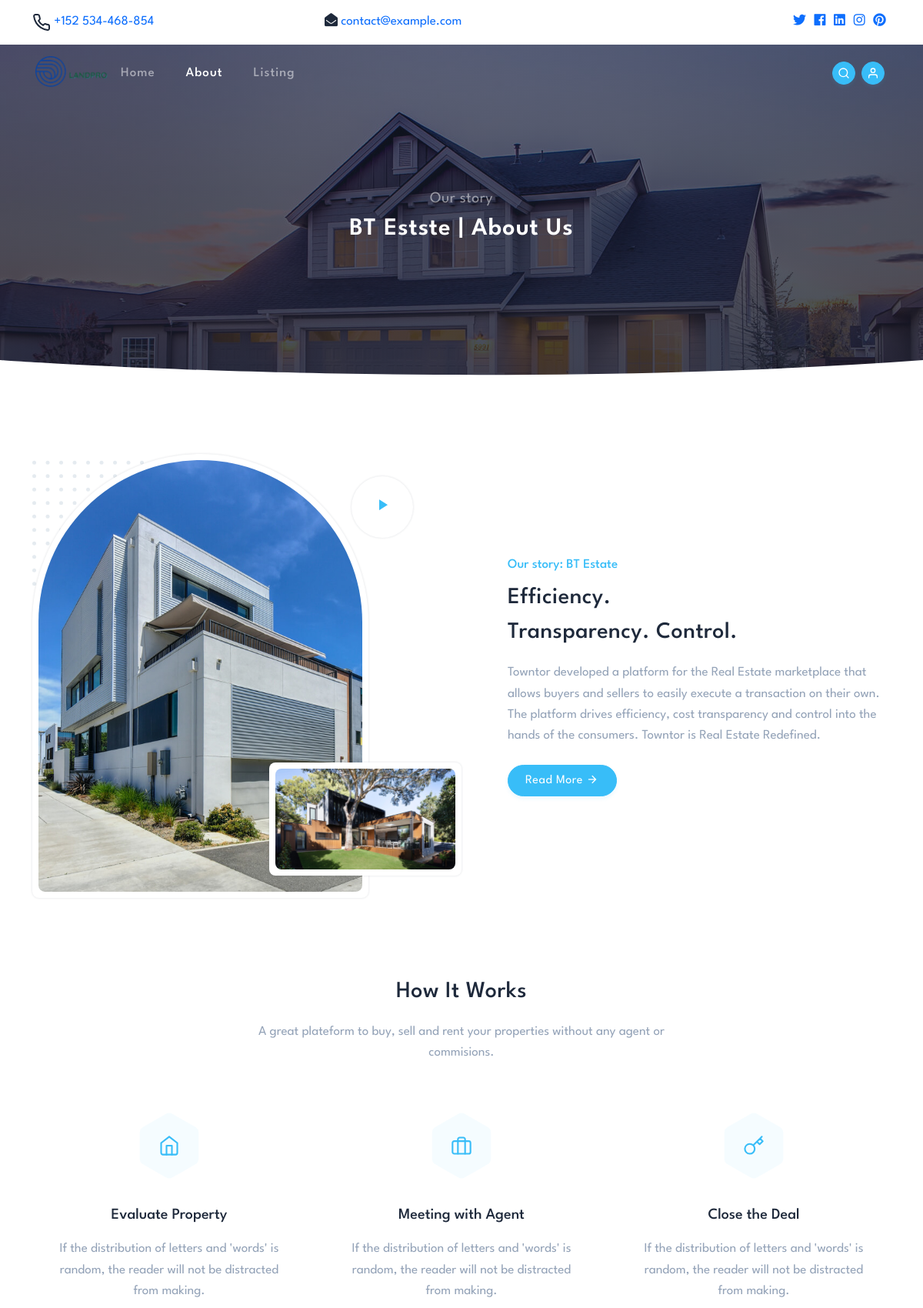
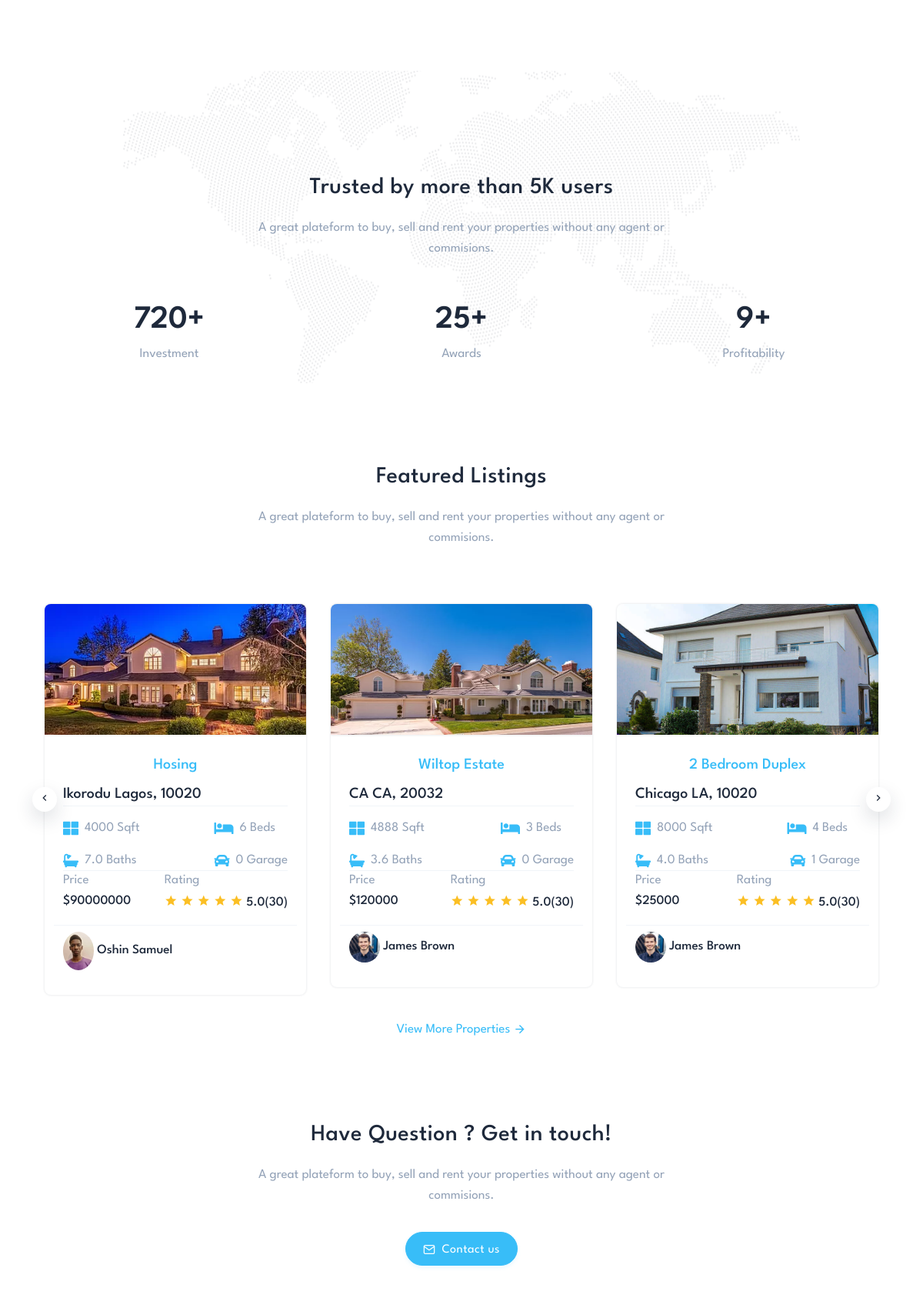
/about (upper part), run on the app's committed database (2 pictures, top to bottom).
### listings/models.py (models this page shows, shortened)
class Listing(models.Model):
  realtor = models.ForeignKey(Realtor, on_delete=models.DO_NOTHING)
  title = models.CharField(max_length=200)
  address = models.CharField(max_length=200)
  city = models.CharField(max_length=100)
  state = models.CharField(max_length=100)
  zipcode = models.CharField(max_length=20)
  description = models.TextField(blank=True)
  price = models.IntegerField()
  bedrooms = models.IntegerField()
  bathrooms = models.DecimalField(max_digits=2, decimal_places=1)
  garage = models.IntegerField(default=0)
  sqft = models.IntegerField()
  lot_size = models.DecimalField(max_digits=5, decimal_places=1)
  photo_main = models.ImageField(upload_to='photos/%Y/%m/%d/')
  photo_1 = models.ImageField(upload_to='photos/%Y/%m/%d/', blank=True)
  photo_2 = models.ImageField(upload_to='photos/%Y/%m/%d/', blank=True)
  photo_3 = models.ImageField(upload_to='photos/%Y/%m/%d/', blank=True)
  photo_4 = models.ImageField(upload_to='photos/%Y/%m/%d/', blank=True)
  photo_5 = models.ImageField(upload_to='photos/%Y/%m/%d/', blank=True)
  photo_6 = models.ImageField(upload_to='photos/%Y/%m/%d/', blank=True)
  is_published = models.BooleanField(default=True)
  list_date = models.DateTimeField(default=datetime.now, blank=True)

### realtors/models.py (models this page shows, shortened)
class Realtor(models.Model):
    user = models.OneToOneField(User, on_delete=models.CASCADE, null=True, blank=True)
    name = models.CharField(max_length=200)
    photo = models.ImageField(upload_to='photos/%Y/%m/%d/')
    description = models.TextField(blank=True)
    phone = models.CharField(max_length=20)
    email = models.CharField(max_length=50)
    is_mvp = models.BooleanField(default=False)
    hire_date = models.DateTimeField(default=datetime.now, blank=True)
    def __str__(self):
        return self.name

### pages/views.py (the view)
# urls.py: path('about', views.about, name='about'),
def about(request):
    realtors = Realtor.objects.order_by('-hire_date')
    listings = Listing.objects.order_by('-list_date').filter(is_published=True)[:6]
    mvp_realtors = Realtor.objects.all().filter(is_mvp=True)
    context = {
        'listings': listings,
        'realtors': realtors,
        'mvp_realtors': mvp_realtors
    }
    return render(request, 'pages/about.html', context)

### templates/pages/about.html (shortened to what this page needs)
{% extends 'base.html' %}
{% load static %}
{% block content %}
  <section class="bg-half-170 pb-5 d-table w-100" style="background: url('static/img/1.jpg') top;">
      <div class="bg-overlay bg-gradient-overlay-2"></div>
      <div class="container">
          <div class="row my-5 p-4 justify-content-center">
              <div class="col-12">
                  <div class="title-heading text-center">
                      <p class="text-white-50 para-desc mx-auto mb-0">Our story</p>
                      <h5 class="heading fw-semibold mb-0 sub-heading mb-5 text-white title-dark">BT Estste | About Us</h5>
                  </div>
              </div>
          </div>
      </div>
  </section>
  <div class="position-relative">
      <div class="shape overflow-hidden text-white">
          <svg viewBox="0 0 2880 48" fill="none" xmlns="http://www.w3.org/2000/svg">
              <path d="M0 48H1437.5H2880V0H2160C1442.5 52 720 0 720 0H0V48Z" fill="currentColor"></path>
          </svg>
      </div>
  </div>
  <section class="section">
      <div class="container">
          <div class="row align-items-center">
              <div class="col-lg-6 col-md-6">
                  <div class="about-left">
                      <div class="position-relative shadow p-2 rounded-top-pill rounded-5 bg-white img-one">
                          <img src="static/img/hero.jpg" class="img-fluid rounded-top-pill rounded-5" alt="work-image">
                          <div class="cta-video">
                              <a href="#!" data-type="youtube" data-id="yba7hPeTSjk" class="avatar avatar-md-md rounded-pill shadow card d-flex justify-content-center align-items-center lightbox">
                                  <i class="mdi mdi-play mdi-24px text-primary"></i>
                              </a>
                          </div>
                          <div class="position-absolute top-0 start-0 z-n1">
                          </div>
                      </div>
                      <div class="img-two shadow rounded-3 overflow-hidden p-2 bg-white">
                          <img src="static/img/05.jpg" class="img-fluid rounded-3" alt="work-image">
                      </div>
                  </div>
              </div>
              <div class="col-lg-6 col-md-6 mt-4 mt-sm-0 pt-2 pt-sm-0">
                  <div class="section-title ms-lg-5">
                      <h6 class="text-primary fw-medium mb-2">Our story: BT Estate</h6>
                      <h4 class="title mb-3">Efficiency. <br> Transparency. Control.</h4>
                      <p class="text-muted para-desc mb-0">Towntor developed a platform for the Real Estate marketplace that allows buyers and sellers to easily execute a transaction on their own. The platform drives efficiency, cost transparency and control into the hands of the consumers. Towntor is Real Estate Redefined.</p>
                      <div class="mt-4">
                          <a href="{% url 'about' %}" class="btn btn-pills btn-primary">Read More <i class="mdi mdi-arrow-right align-middle"></i></a>
                      </div>
                  </div>
              </div>
          </div>
      </div>
      <div class="container mt-100 mt-60">
          <div class="row justify-content-center">
              <div class="col">
                  <div class="section-title text-center mb-4 pb-2">
                      <h4 class="title mb-3">How It Works</h4>
                      <p class="text-muted para-desc mb-0 mx-auto">A great plateform to buy, sell and rent your properties without any agent or commisions.</p>
                  </div>
              </div>
          </div>
          <div class="row g-4 mt-0">
              <div class="col-md-4">
                  <div class="position-relative features text-center mx-lg-4 px-md-1">
                      <div class="feature-icon position-relative overflow-hidden d-flex justify-content-center">
                          <i data-feather="hexagon" class="hexagon"></i>
                          <div class="position-absolute top-50 start-50 translate-middle">
                              <i data-feather="home" class="fea icon-m-md text-primary"></i>
                          </div>
                      </div>
                      <div class="mt-4">
                          <a href="#" class="fw-medium title text-dark fs-5">Evaluate Property</a>
                          <p class="text-muted mt-3 mb-0">If the distribution of letters and 'words' is random, the reader will not be distracted from making.</p>
                      </div>
                  </div>
              </div>
              <div class="col-md-4">
                  <div class="position-relative features text-center mx-lg-4 px-md-1">
                      <div class="feature-icon position-relative overflow-hidden d-flex justify-content-center">
                          <i data-feather="hexagon" class="hexagon"></i>
                          <div class="position-absolute top-50 start-50 translate-middle">
                              <i data-feather="briefcase" class="fea icon-m-md text-primary"></i>
                          </div>
                      </div>
                      <div class="mt-4">
                          <a href="#" class="fw-medium title text-dark fs-5">Meeting with Agent</a>
                          <p class="text-muted mt-3 mb-0">If the distribution of letters and 'words' is random, the reader will not be distracted from making.</p>
                      </div>
                  </div>
              </div>
              <div class="col-md-4">
                  <div class="position-relative features text-center mx-lg-4 px-md-1">
                      <div class="feature-icon position-relative overflow-hidden d-flex justify-content-center">
                          <i data-feather="hexagon" class="hexagon"></i>
                          <div class="position-absolute top-50 start-50 translate-middle">
                              <i data-feather="key" class="fea icon-m-md text-primary"></i>
                          </div>
                      </div>
                      <div class="mt-4">
                          <a href="#" class="fw-medium title text-dark fs-5">Close the Deal</a>
                          <p class="text-muted mt-3 mb-0">If the distribution of letters and 'words' is random, the reader will not be distracted from making.</p>
                      </div>
                  </div>
              </div>
          </div>
      </div>
      <div class="container-fluid bg-building-pic mt-100 mt-60">
          <div class="bg-overlay opacity-25" style="background: url('/static/img/map.png') center center;"></div>
          <div class="container">
              <div class="row justify-content-center">
                  <div class="col">
                      <div class="section-title text-center mb-4 pb-2">
                          <h4 class="title mb-3">Trusted by more than 5K users</h4>
                          <p class="text-muted para-desc mb-0 mx-auto">A great plateform to buy, sell and rent your properties without any agent or commisions.</p>
                      </div>
                  </div>
              </div>
              <div class="row">
                  <div class="col-4 py-3">
                      <div class="counter-box text-center">
                          <h1 class="mb-0 fw-semibold"><span class="counter-value" data-target="1548">1</span>+</h1>
                          <h6 class="counter-head text-muted fw-normal">Investment</h6>
                      </div>
                  </div>
                  <div class="col-4 py-3">
                      <div class="counter-box text-center">
                          <h1 class="mb-0 fw-semibold"><span class="counter-value" data-target="25">1</span>+</h1>
                          <h6 class="counter-head text-muted fw-normal">Awards</h6>
                      </div>
                  </div>
                  <div class="col-4 py-3">
                      <div class="counter-box text-center">
                          <h1 class="mb-0 fw-semibold"><span class="counter-value" data-target="9">1</span>+</h1>
                          <h6 class="counter-head text-muted fw-normal">Profitability</h6>
                      </div>
                  </div>
              </div>
          </div>
      </div>
      <div class="container mt-100 mt-60">
          <div class="row justify-content-center">
              <div class="col">
                  <div class="section-title text-center mb-4 pb-2">
                      <h4 class="title mb-3">Featured Listings</h4>
                      <p class="text-muted para-desc mb-0 mx-auto">A great plateform to buy, sell and rent your properties without any agent or commisions.</p>
                  </div>
              </div>
          </div>
          <div class="container">
            <div class="row g-4 mt-0">
              <div class="tiny-slide-three">
                {% if listings %}
                {% for listing in listings %}
                <div class="tiny-slider">
                  <div class="col-12">
                    <div class="card property border-0 shadow position-relative overflow-hidden rounded-3 m-3">
                      <div class="property-image position-relative overflow-hidden shadow">
                        <img src="{{ listing.photo_main.url }}" class="img-fluid" alt="">
                      </div>
                      <div class="card-body content p-4">
                        <div class="listing-heading text-center">
                          <h5 class="text-primary">{{ listing.title }}</h5>
                        </div>
                        <a href="{% url 'listing' listing.id %}" class="title fs-5 text-dark fw-medium">{{ listing.city }}
                          {{listing.state }}, {{ listing.zipcode }}</a>
                        <ul class="list-unstyled  mb-0 py-3 border-top  d-flex align-items-center justify-content-between">
                          <li class="d-flex align-items-center me-3">
                            <i class="fas fa-th-large fs-5 me-2 text-primary"></i>
                            <span class="text-muted">{{ listing.sqft }} Sqft</span>
                          </li>
                          <li class="d-flex align-items-center me-3">
                            <i class="fas fa-bed fs-5 me-2 text-primary"></i>
                            <span class="text-muted">{{ listing.bedrooms }} Beds</span>
                          </li>
                        </ul>
                        <ul class="list-unstyled  mb-0 border-bottom d-flex align-items-center justify-content-between">
                          <li class="d-flex align-items-center">
                            <i class="fas fa-bath fs-5 me-2 text-primary"></i>
                            <span class="text-muted">{{ listing.bathrooms }} Baths</span>
                          </li>
                          <li class="d-flex align-items-center">
                            <i class="fas fa-car fs-5 me-2 text-primary"></i>
                            <span class="text-muted">{{ listing.garage }} Garage</span>
                          </li>
                        </ul>
                        <ul class="list-unstyled d-flex justify-content-between  mb-0">
                          <li class="list-inline-item mb-0">
                            <span class="text-muted">Price</span>
                            <p class="fw-medium mb-0">${{ listing.price }}</p>
                          </li>
                          <li class="list-inline-item mb-0 text-muted">
                            <span class="text-muted">Rating</span>
                            <ul class="fw-medium text-warning list-unstyled mb-0">
                              <li class="list-inline-item mb-0"><i class="mdi mdi-star"></i></li>
                              <li class="list-inline-item mb-0"><i class="mdi mdi-star"></i></li>
                              <li class="list-inline-item mb-0"><i class="mdi mdi-star"></i></li>
                              <li class="list-inline-item mb-0"><i class="mdi mdi-star"></i></li>
                              <li class="list-inline-item mb-0"><i class="mdi mdi-star"></i></li>
                              <li class="list-inline-item mb-0 text-dark">5.0(30)</li>
                            </ul>
                          </li>
                        </ul>
                        <div class="row py-2 text-secondary border-top mt-3">
                          <div class="col-12 fw-medium text-dark">
                            <img class="rounded-circle" src="{{ listing.realtor.photo.url }}"
                              style="max-width: 40px; max-height: 100px;">
                            {{ listing.realtor }}
                          </div>
                        </div>
                      </div>
                    </div>
                  </div>
                </div>
                {% endfor %}
              </div>
              {% endif %}
                <div class="col-12 mt-2 pt-2">
                    <div class="text-center">
                        <a href="{% url 'listings' %}" class="mt-3 fs-6 text-primary">View More Properties <i
                                class="mdi mdi-arrow-right align-middle"></i></a>
                    </div>
                </div>
      </div>
      <div class="container mt-100 mt-60">
          <div class="row justify-content-center">
              <div class="col-12">
                  <div class="section-title text-center">
                      <h4 class="title mb-3">Have Question ? Get in touch!</h4>
                      <p class="text-muted para-desc mb-0 mx-auto">A great plateform to buy, sell and rent your properties without any agent or commisions.</p>
                      <div class="mt-4 pt-2">
                          <a href="#" class="btn btn-pills btn-primary"><span class="h5 mb-0 me-1"><i data-feather="mail" class="fea icon-sm"></i></span> Contact us</a>
                      </div>
                  </div>
              </div>
          </div>
      </div>
  </section>
{% endblock %}

### data on the page
Listing: photo_main (picture), title "Hosing", city "Ikorodu", state "Lagos", zipcode "10020", sqft "4000", bedrooms "6", bathrooms "7.0", garage "0", price "90000000", realtor.photo (picture), realtor "Oshin Samuel"
Listing: photo_main (picture), title "Wiltop Estate", city "CA", state "CA", zipcode "20032", sqft "4888", bedrooms "3", bathrooms "3.6", garage "0", price "120000", realtor.photo (picture), realtor "James Brown"
Listing: photo_main (picture), title "2 Bedroom Duplex", city "Chicago", state "LA", zipcode "10020", sqft "8000", bedrooms "4", bathrooms "4.0", garage "1", price "25000", realtor.photo (picture), realtor "James Brown"
